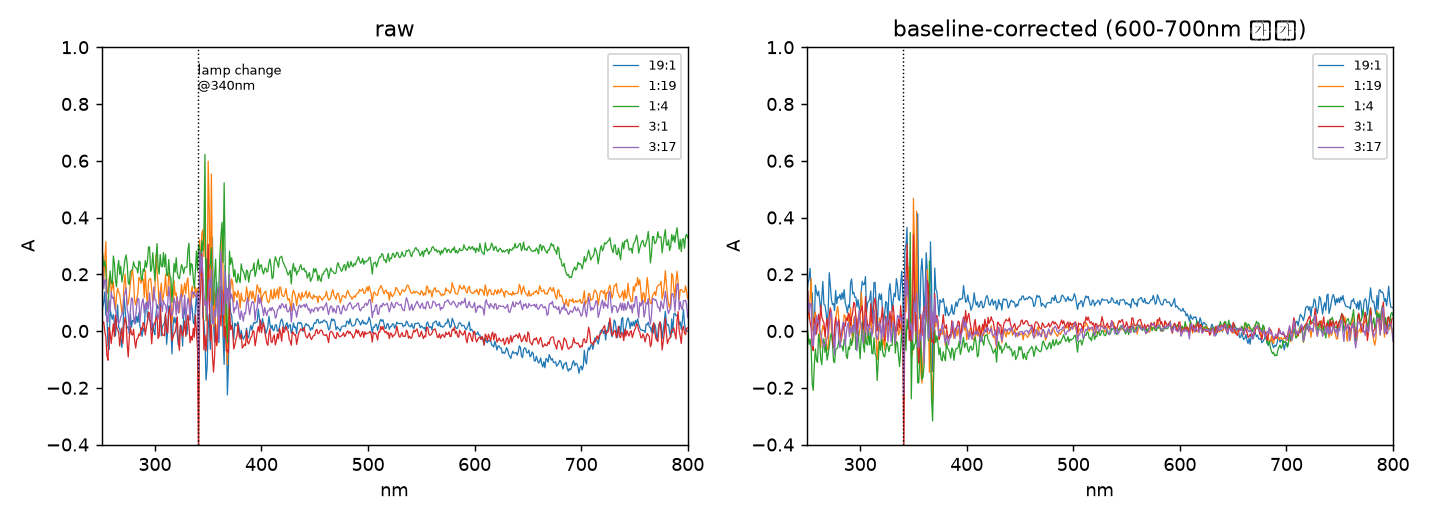

This chart was generated by the following Python code:
"""2차 UV-Vis 5개 몰비 데이터 건전성 점검. python uvvis_sanity.py"""
import glob, os, statistics as st, math
import matplotlib; matplotlib.use('Agg')
import matplotlib.pyplot as plt

def load(f):
    x, on = {}, False
    for ln in open(f, encoding='utf-8', errors='replace'):
        ln = ln.strip()
        if ln == 'XYDATA': on = True; continue
        if not on: continue
        p = ln.split(',')
        if len(p) != 2: break
        try: x[float(p[0])] = float(p[1])
        except ValueError: break
    return x

D = {os.path.basename(f)[:-4].replace('_', ':'): load(f)
     for f in sorted(glob.glob('1;4.csv_260920/*.csv'))}
mean = lambda r, a, b: st.mean(v for w, v in r.items() if a <= w <= b)

base = {k: mean(r, 600, 700) for k, r in D.items()}   # 흡수체 없음 → 0이어야 함
peak = {k: mean(r, 335, 345) for k, r in D.items()}
assert all(abs(v) > 0.03 for v in base.values()), "베이스라인이 0이면 이 점검은 불필요"

r = (lambda a, b: (lambda ma, mb: sum((i-ma)*(j-mb) for i, j in zip(a, b)) /
     math.sqrt(sum((i-ma)**2 for i in a)*sum((j-mb)**2 for j in b)))(st.mean(a), st.mean(b))
     )(list(base.values()), list(peak.values()))

print(f"{'몰비':8}{'raw340':>9}{'base650':>9}{'보정340':>9}")
for k in D: print(f"{k:8}{peak[k]:+9.3f}{base[k]:+9.3f}{peak[k]-base[k]:+9.3f}")
print(f"\nPearson r(베이스라인 오프셋, 340nm 피크) = {r:.3f}")
print("raw 순위 :", ' > '.join(sorted(D, key=peak.get, reverse=True)))
print("보정 순위:", ' > '.join(sorted(D, key=lambda k: peak[k]-base[k], reverse=True)))

# --- 엑셀 요약표(218-221nm 피크)가 단일점 노이즈 스파이크인지 판정 ---
XL_PEAK = {'1:4': 221, '1:19': 221, '3:1': 219, '3:17': 221, '19:1': 218}
print("\n엑셀 보고피크 vs 이웃 2-3nm 평균 (실제 밴드면 차이 ~0):")
for k, p in XL_PEAK.items():
    nb = st.mean(D[k][p+d] for d in (-3, -2, 2, 3))
    print(f"  {k:6} λ={p} A={D[k][p]:.3f} 이웃={nb:.3f} 차이={D[k][p]-nb:+.3f}")
print("\n5점 평활 후 230-500nm λmax (실제 밴드면 살아남음):")
for k, r in D.items():
    sm = {w: st.mean(r[w+d] for d in (-2, -1, 0, 1, 2)) for w in range(232, 499)}
    mx = max(sm, key=sm.get)
    print(f"  {k:6} λmax={mx} A={sm[mx]-base[k]:+.3f}")
print("\n검출기 포화(A=7) 상한 -> 이 아래 전부 무효:")
for k, r in D.items():
    print(f"  {k:6} {max(w for w in r if r[w] >= 6.9):.0f} nm")

fig, ax = plt.subplots(1, 2, figsize=(11, 4))
for k, s in D.items():
    w = sorted(s, reverse=True)
    ax[0].plot(w, [s[i] for i in w], lw=.7, label=k)
    ax[1].plot(w, [s[i]-base[k] for i in w], lw=.7, label=k)
for a, t in zip(ax, ['raw', 'baseline-corrected (600-700nm 기준)']):
    a.axvline(340, color='k', ls=':', lw=.8); a.set_xlim(250, 800); a.set_ylim(-.4, 1)
    a.set_title(t); a.set_xlabel('nm'); a.set_ylabel('A'); a.legend(fontsize=7)
ax[0].annotate('lamp change\n@340nm', (340, .85), fontsize=7)
plt.tight_layout(); plt.savefig('uvvis_sanity.png', dpi=130)
print("\n-> uvvis_sanity.png")
